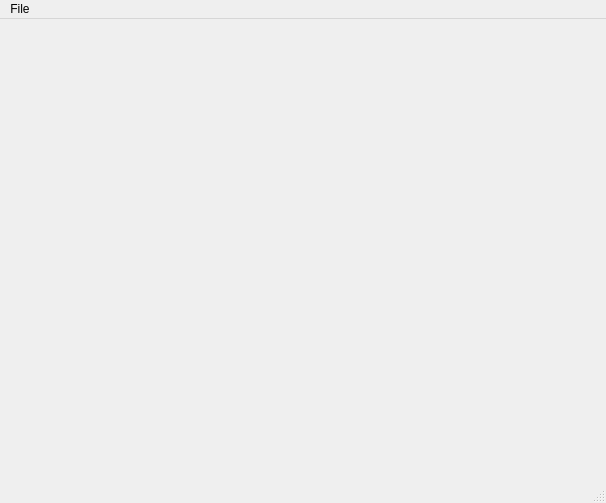
<?xml version="1.0" encoding="UTF-8"?>
<ui version="4.0">
 <class>GraphicPlot</class>
 <widget class="QMainWindow" name="GraphicPlot">
  <property name="geometry">
   <rect>
    <x>0</x>
    <y>0</y>
    <width>606</width>
    <height>503</height>
   </rect>
  </property>
  <property name="windowTitle">
   <string>MainWindow</string>
  </property>
  <widget class="QWidget" name="centralwidget">
   <layout class="QGridLayout" name="gridLayout">
    <item row="0" column="0">
     <layout class="QVBoxLayout" name="qwtLay"/>
    </item>
   </layout>
  </widget>
  <widget class="QMenuBar" name="menubar">
   <property name="geometry">
    <rect>
     <x>0</x>
     <y>0</y>
     <width>606</width>
     <height>20</height>
    </rect>
   </property>
   <widget class="QMenu" name="menuFile">
    <property name="title">
     <string>File</string>
    </property>
    <addaction name="actionSave_image"/>
    <addaction name="actionSave_data"/>
   </widget>
   <addaction name="menuFile"/>
  </widget>
  <widget class="QStatusBar" name="statusbar"/>
  <action name="actionSave_image">
   <property name="text">
    <string>Save image</string>
   </property>
   <property name="shortcut">
    <string>Ctrl+S</string>
   </property>
  </action>
  <action name="actionSave_data">
   <property name="text">
    <string>Save data</string>
   </property>
  </action>
 </widget>
 <resources/>
 <connections/>
</ui>
